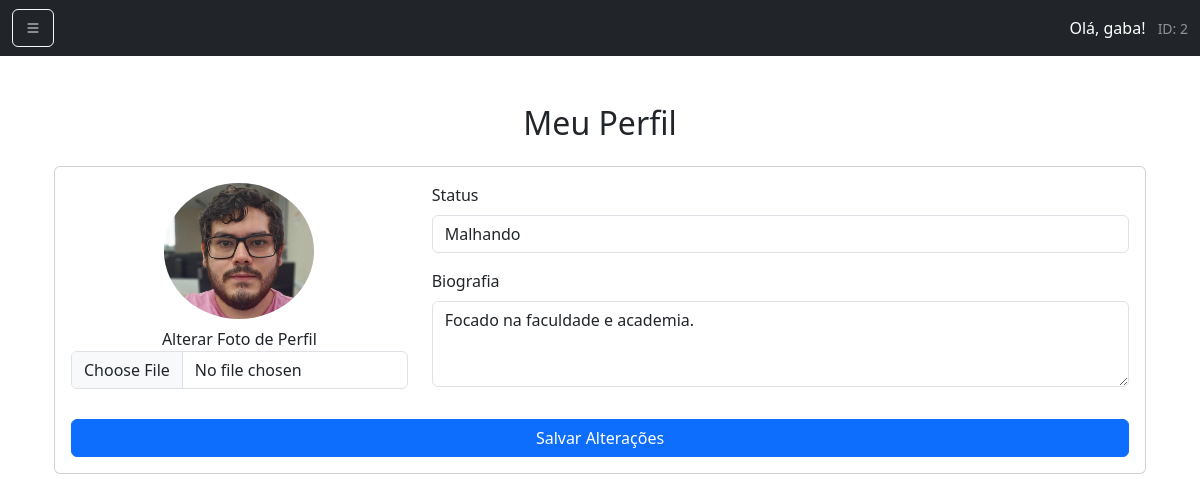
The app's page /chat/perfil/ (signed in) with its own data.
### chat/models.py (models this page shows, shortened)
class Perfil(models.Model):
    usuario = models.OneToOneField(User, on_delete=models.CASCADE)
    foto_perfil = models.ImageField(upload_to='perfil/', blank=True, null=True)
    status = models.CharField(max_length=100, blank=True, null=True)
    biografia = models.TextField(blank=True, null=True)

### chat/views.py (the view)
# urls.py: path('perfil/', views.perfil, name='perfil'),
@login_required
def perfil(request):
    perfil, created = Perfil.objects.get_or_create(usuario=request.user)
    if request.method == 'POST':
        form = PerfilForm(request.POST, request.FILES, instance=perfil)
        if form.is_valid():
            form.save()
            return redirect('perfil')  # Redireciona de volta para a tela de perfil
    else:
        form = PerfilForm(instance=perfil)
    return render(request, 'chat/perfil.html', {'form': form, 'perfil': perfil})

### chat/forms.py
class PerfilForm(forms.ModelForm):
    class Meta:
        model = Perfil
        fields = ['foto_perfil', 'status', 'biografia']

### templates/chat/perfil.html (shortened to what this page needs)
{% extends 'chat/base.html' %}
{% block content %}
<div class="container mt-5">
    <h2 class="text-center mb-4">Meu Perfil</h2>
    <div class="card">
        <div class="card-body">
            <form method="post" enctype="multipart/form-data">
                <div class="row mb-3">
                    <div class="col-md-4 text-center">
                        {% if perfil.foto_perfil %}
                            <img src="{{ perfil.foto_perfil.url }}" class="img-fluid rounded-circle" alt="Foto de Perfil" style="max-width: 150px;">
                        {% endif %}
                        <br>
                        <label for="id_foto_perfil" class="mt-2">Alterar Foto de Perfil</label>
                        <input type="file" class="form-control" name="foto_perfil" id="id_foto_perfil">
                    </div>
                    <div class="col-md-8">
                        <div class="mb-3">
                            <label for="id_status" class="form-label">Status</label>
                            <input type="text" class="form-control" name="status" id="id_status" value="{{ perfil.status }}">
                        </div>
                        <div class="mb-3">
                            <label for="id_biografia" class="form-label">Biografia</label>
                            <textarea class="form-control" name="biografia" id="id_biografia" rows="3">{{ perfil.biografia }}</textarea>
                        </div>
                    </div>
                </div>
                <button type="submit" class="btn btn-primary w-100">Salvar Alterações</button>
            </form>
        </div>
    </div>
</div>
{% endblock %}

### templates/chat/base.html (shortened to what this page needs)
<!DOCTYPE html>
<html lang="pt-br">
<head>
    <link href="https://cdn.jsdelivr.net/npm/bootstrap@5.3.0/dist/css/bootstrap.min.css" rel="stylesheet">
    <link href="https://cdn.jsdelivr.net/npm/bootstrap-icons/font/bootstrap-icons.css" rel="stylesheet">
</head>
<body>
    <nav class="navbar navbar-dark bg-dark">
        <div class="container-fluid">
            <button class="btn btn-outline-light" type="button" data-bs-toggle="offcanvas" data-bs-target="#sidebarMenu">
                <i class="bi bi-list"></i>
            </button>
            <span class="navbar-text text-white">
                Olá, {{ user.username }}!
                <small class="text-white-50 ms-2">ID: {{ user.id }}</small>
            </span>
        </div>
    </nav>
    <div class="container mt-4">
        {% block content %}{% endblock %}
    </div>
</body>
</html>

### records on screen
Perfil: foto_perfil (picture), status "Malhando", biografia "Focado na faculdade e academia."

### other values on screen
{{ user.username }} "gaba"
{{ user.id }} "2"
